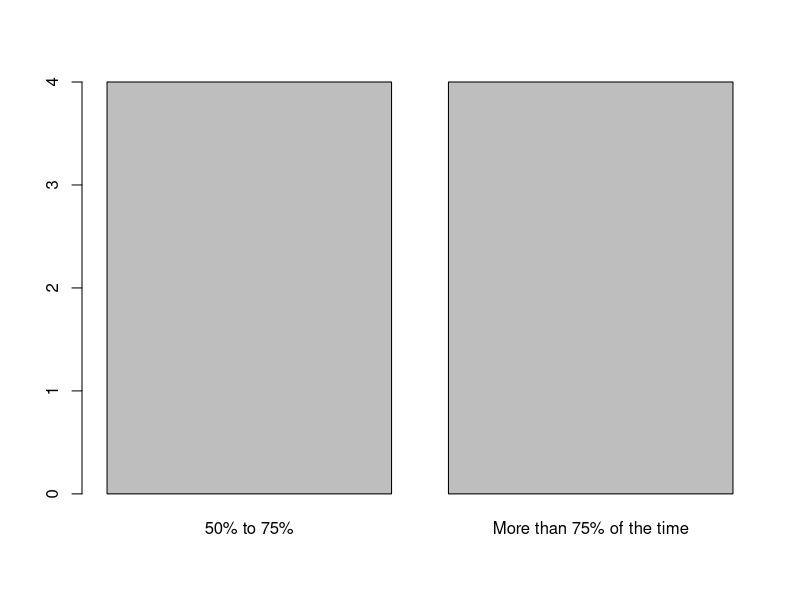
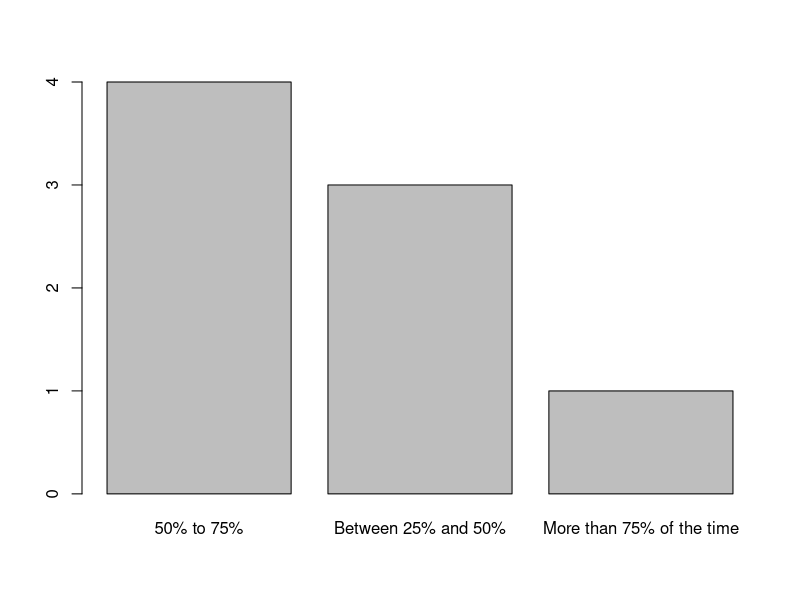
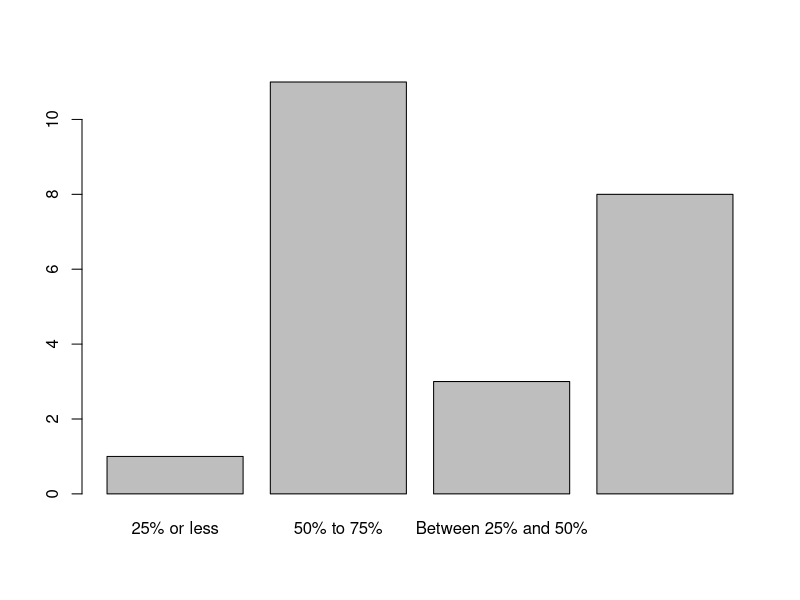
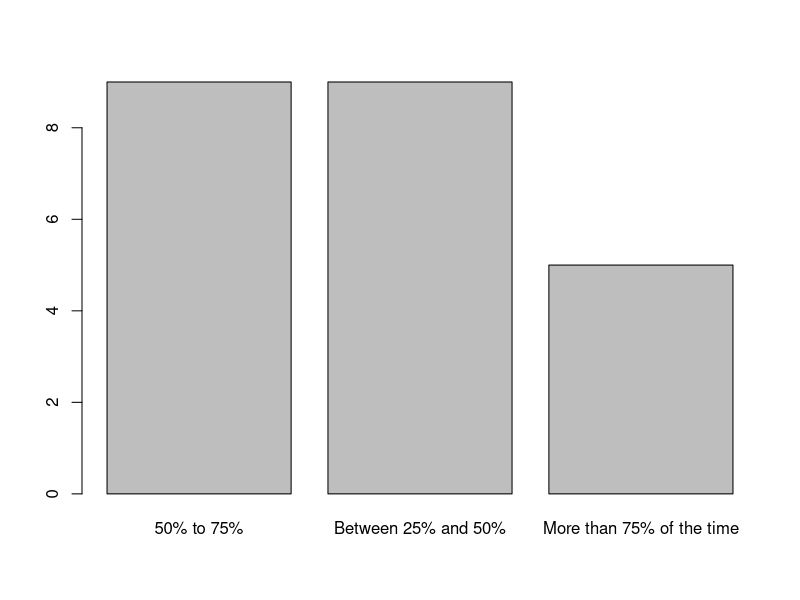

The R script that drew these images, in order:
## ---- chunk 1
knitr::opts_chunk$set(echo = TRUE)
## ---- chunk 2
library(dplyr)
## ---- chunk 3
all <- read.csv("resp_improve.csv", header = TRUE, sep = ",")
tail(all)
## ---- chunk 4
filtered <- filter(
  all,
  wfh != "",
  wfh != "not_working",
  duration_focus_pre != "",
  duration_focus_post_2 != ""
)
nrow(all)
nrow(filtered)
## ---- chunk 5
df <- data.frame(
  wfh = filtered$wfh,
  duration_focus_pre = filtered$duration_focus_pre,
  duration_focus_post = filtered$duration_focus_post_2
)
df
## ---- chunk 6
control <- filter(df, wfh != "yes_post")
nrow(control)

treat <- filter(df, wfh == "yes_post")
nrow(treat)
## ---- chunk 7
control
treat
## ---- chunk 8
summary(control)
barplot(table(control$duration_focus_pre))
barplot(table(control$duration_focus_post))
## ---- chunk 9
summary(treat)
barplot(table(treat$duration_focus_pre))
barplot(table(treat$duration_focus_post))
